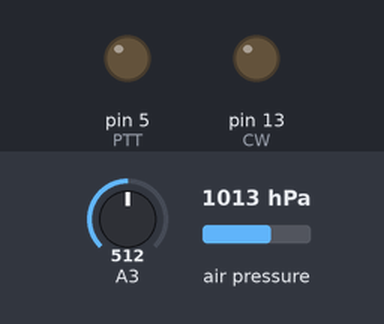
Bench run of a program on a simulated Arduino Nano, built with avr-gcc and run on an emulated ATmega328P. Shown: output pins drawn as LEDs (lit = HIGH). The test bench sets the inputs (shaded band); at power-on: A3 = 512, air pressure 1013 hPa. What the program prints to the serial monitor is not drawn.

Above: at 0.1 s.
At 2.1 s:
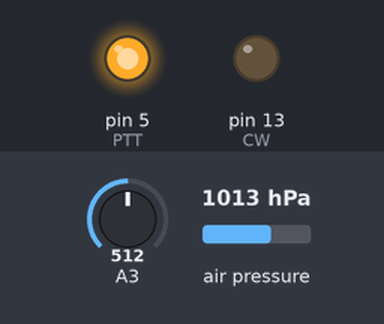
At 41.97 s:
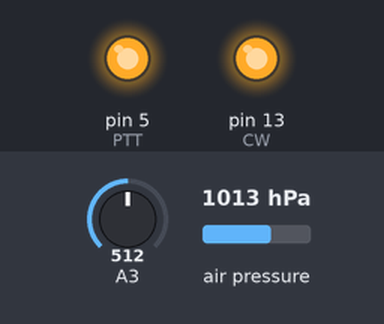
Timing chart, 0 to 42.0 s (numbered marks = the images above):
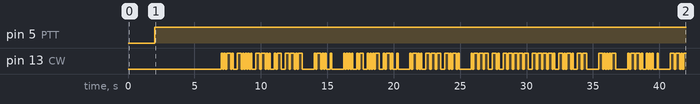

The program:

main.cpp
```cpp
/*
-------------------------------------------------------------------------------
 Programme pour envoyer un message sous forme de CW ou de son CW pour une balise radio
 F5BU, Jean-Paul Gendner JPG 2020-12

 Point = 1 (+ 1 silence)
 Trait = 3 (+ 1 silence)
 Entre signes = 1 silence (géré après Trait et Point)
 Entre caractères = 3=1+2 silences
 Entre mots (espace) = 7=1+6 silences
-------------------------------------------------------------------------------
*/
#include <Adafruit_BMP280.h>

//Variable pour la communication avec le capteur de pression BMP280
Adafruit_BMP280 bmp; // use I2C interface
Adafruit_Sensor *bmp_temp = bmp.getTemperatureSensor();
Adafruit_Sensor *bmp_pressure = bmp.getPressureSensor();
sensors_event_t pressure_event;

#define Debug 1           // 1 pour affichage de messages sur le Moniteur série

// Ports
#define CW 13             // CW
#define PTT 5             // PTT

// Temporisations (msec)
unsigned long Duree_Point = 100;  // Durée du point en ms (100 -> 11.5 mots/min)
unsigned long TA_MSG = 15000;     // période de répétition du message = nb WDT délais
unsigned long TA_Ini = 2000;      // Temps d'attente initial en ms
unsigned long TA_CW = 5000;       // Temps d'attente entre PTT et CW en ms
unsigned long TA_RX = 10000;      // Temps d'attente entre CW et RX

bool Press_F = true;              // 1 envoi de la pression, 0 pas d'envoi
bool TX_ON = false;               // 0 TX coupé entre envois messages, 1 TX toujours en émission

// Température
bool Temp_F = true;               // 1 envoi de la température, 0 pas d'envoi
double temp_maxraw = 1023;        // Valeur Max de l'ADC : par exemple 1023 == 5V
double temp_minraw = 0;           // Valeur Mini de l'ADC : par exemple 205 == 1V
double temp_maxEU = 50;           // Valeur de l'échelle maxi : par exemple 100 °C
double temp_minEU = -20;          // Valeur de l'échelle mini : par exemple 0 °C
double temp_offset = 0;           // Ajustement du zéro de calibration de la température extérieure

//Pression
double press_offset = 9.55;      // Ajustement du zéro de calibration de la pression atmosphèrique

unsigned char ucTab;
byte Code;
int iB;
unsigned long delai=0;

// Message de base
// Les options de température et pression se rajouteront d'elle même si activé
// mettre un caractère = pour faire un retour à la ligne (_ . . . _)

String MsgBase = "F6ZAQ LE HAVRE LOC JN09CM = PSE QSL TO BEACONSPOT.UK";
//String MsgBase = "-./01323456789:;=@ABCDEFGHIJKLMNOPQRSTUVWXYZ";

// Codage de l'alphabet par Hans Summers G0UPL et Stephen Farthing G0XAR
// de gauche à droite, après le premier 0
// 0 = dot, 1 = dash
const static byte CodeCW[]={
  0b10100001,  // - -> -....-
  0b10010101,  // . -> .-.-.-
  0b11010010,  // / -> -..-.
  0b11011111,  // 0 -> -----
  0b11001111,  // 1 -> .----
  0b11000111,  // 2 -> ..---
  0b11000011,  // 3 -> ...--
  0b11000001,  // 4 -> ....-
  0b11000000,  // 5 -> .....
  0b11010000,  // 6 -> -....
  0b11011000,  // 7 -> --...
  0b11011100,  // 8 -> ---..
  0b11011110,  // 9 -> ----.
  0b10111000,  // : -> ---...
  0b10101010,  // ; -> -.-.-.
  0b10001100,  // < -> ?
  0b11010001,  // = -> -...-
  0b10001100,  // > -> ?
  0b10001100,  // ? -> ..--..
  0b10011010,  // @ -> .--.-.
  0b11111001,  // A -> .-
  0b11101000,  // B -> -...
  0b11101010,  // C -> -.-.
  0b11110100,  // D -> -..
  0b11111100,  // E -> .
  0b11100010,  // F -> ..-.
  0b11110110,  // G -> --.
  0b11100000,  // H -> ....
  0b11111000,  // I -> ..
  0b11100111,  // J -> .---
  0b11110101,  // K -> -.-
  0b11100100,  // L -> .-..
  0b11111011,  // M -> --
  0b11111010,  // N -> -.
  0b11110111,  // O -> ---
  0b11100110,  // P -> .--.
  0b11101101,  // Q -> --.-
  0b11110010,  // R -> .-.
  0b11110000,  // S -> ...
  0b11111101,  // T -> -
  0b11110001,  // U -> ..-
  0b11100001,  // V -> ...-
  0b11110011,  // W -> .--
  0b11101001,  // X -> -..-
  0b11101011,  // Y -> -.--
  0b11101100,  // Z -> --..
};


//              * * * * *   T R A I T   * * * * *
void Trait() {
  digitalWrite(CW, 1);
  delai=3*Duree_Point;
  delay(delai);
  delai=Duree_Point;
  digitalWrite(CW, 0);
  delay(delai);
}

//              * * * * *   P O I N T   * * * * *
void Point() {
  digitalWrite(CW, 1);
  delai=Duree_Point;
  delay(delai);
  digitalWrite(CW, 0);
  delay(delai);
}

//              * * * * *   Espace entre Caractères   * * * * *
void ECar() {
  delai=2*Duree_Point;
//  digitalWrite(CW, 0);
  delay(delai);
}

//              * * * * *   Espace entre Mots   * * * * *
void EMot() {
  delai=6*Duree_Point;
//  digitalWrite(CW, 0);
  delay(delai);
}

//              * * * * *   S E T U P   * * * * *
void setup()
{
  pinMode(CW, OUTPUT);
  pinMode(PTT, OUTPUT);

  pinMode(4,INPUT_PULLUP);
  pinMode(6,INPUT_PULLUP);
  pinMode(7,INPUT_PULLUP);
  pinMode(8,INPUT_PULLUP);
  pinMode(9,INPUT_PULLUP);
  pinMode(10,INPUT_PULLUP);
  pinMode(11,INPUT_PULLUP);
  pinMode(12,INPUT_PULLUP);

#if Debug==1
  Serial.begin(9600);
#endif
  if (Press_F)
  {
    // initialisation du capteur de pression
    unsigned status;
    //status = bmp.begin(BMP280_ADDRESS_ALT, BMP280_CHIPID);
    status = bmp.begin(0x76);
    if (!status)
    {
  #if Debug==1
      Serial.println(F("Could not find a valid BMP280 sensor, check wiring or "
                        "try a different address!"));
      Serial.print("SensorID was: 0x"); Serial.println(bmp.sensorID(),16);
      Serial.print("        ID of 0xFF probably means a bad address, a BMP 180 or BMP 085\n");
      Serial.print("   ID of 0x56-0x58 represents a BMP 280,\n");
      Serial.print("        ID of 0x60 represents a BME 280.\n");
      Serial.print("        ID of 0x61 represents a BME 680.\n");
  #endif
      Press_F = false;
    }
  }

  // Si la mesure de pression barométrique est activée, on initialise le capteur
  if (Press_F)
  {
    /* Default settings from datasheet. */
    bmp.setSampling(Adafruit_BMP280::MODE_NORMAL,     /* Operating Mode. */
                  Adafruit_BMP280::SAMPLING_X2,     /* Temp. oversampling */
                  Adafruit_BMP280::SAMPLING_X16,    /* Pressure oversampling */
                  Adafruit_BMP280::FILTER_X16,      /* Filtering. */
                  Adafruit_BMP280::STANDBY_MS_500); /* Standby time. */

    bmp_temp->printSensorDetails();
  }

  // Initialisation sortie PTT
  digitalWrite(PTT, 0);
  digitalWrite(CW, 0);

  delay (TA_Ini);  // Attente avant émission du TX après coupure alim
}

//              * * * * *   M A I N   L O O P   * * * * *
void loop()
{
  String Msg = MsgBase;
  digitalWrite(PTT, 1);   // PTT on
  digitalWrite(CW, 0);

  delay(TA_CW);         // délai en ms entre PTT et envoi CW

  // Lecture de la température extérieur si activée
  if (Temp_F)
  {
    int snr = analogRead(A3); // Lecture de la valeur brute ADC (0 - 1023 <=> 0 - 5 V)
    // Mise à l'échelle de la température
    double Temp = ((snr - temp_minraw)/(temp_maxraw - temp_minraw))*(temp_maxEU - temp_minEU) + temp_minEU;
    Msg += " = TEMP " + String(Temp, 0) + " DEGC"; // Ajout de la température au message de la balise
  }

  // Lecture de la pression barométrique si activée
  if (Press_F)
  {
    bmp_pressure->getEvent(&pressure_event);
    double Pressure = String(pressure_event.pressure).toDouble() + press_offset;
    Msg += " = QNH " + String(Pressure,0) + " HPA"; // Ajout de la pression barométrique au message de la balise. On en profite pour retirer les décimales
  }

#if Debug==1
  Serial.println(Msg);
#endif

  // On boucle pour chaque caractère du message
  for(size_t i=0;i<(Msg.length());i++)
  {
#if Debug==1
    Serial.print(Msg[i]);
#endif
    if (Msg[i] == ' ') // Si le char est un espace
    {
      EMot();
    }
    else
    {
      ucTab=Msg[i]-'-'; // On ramène la valeur ASCII sur une base 0, par exemple '0' = 0 , 'A' = 17, etc
      if (ucTab<0 || ucTab>sizeof(CodeCW)) // On test si le char est hors de la plage du tablau de correspondance
      {
        //if (Msg[i] == '.')
        //  Code = 0b10010101;      // .
        //else if (Msg[i] == '/')
        //  Code = 0b11010010;      // /
        //else
        Code = 0b10001100;      // ? pour caractères non pris en compte
      }
      else
      {
        Code = CodeCW[ucTab]; // Si non , On récupère le code correspondant dans le tableau CW
      }
      iB=8;
      do            // recherche premier bit = 0 dans le code
        iB--;
      while (bitRead(Code,iB)==1);
      do
      {
        iB--;
        if (bitRead(Code,iB)==1)  // envoi d'un trait ou d'un point selon code
          Trait();
        else
          Point();
      }
      while (iB > 0);
      ECar();
    }
  }
#if Debug==1
  Serial.println();
#endif
  digitalWrite(CW, 1);
  delay (TA_RX);         // délai en ms entre fin CW et arrêt émission
  if (!TX_ON)
  {
    digitalWrite(PTT, 0);   // PTT off
    digitalWrite(CW, 0);
  }
  delay (TA_MSG); // délai en ms avant la répétition du message
}
```

Measured:
- by itself, pin 5 (PTT): LOW → HIGH at 2.0 s
- by itself, pin 13 (CW): LOW → HIGH at 7.0 s, → LOW 0.10 s later, → HIGH 0.10 s later, → LOW 0.10 s later, … (175 changes in this stretch)
